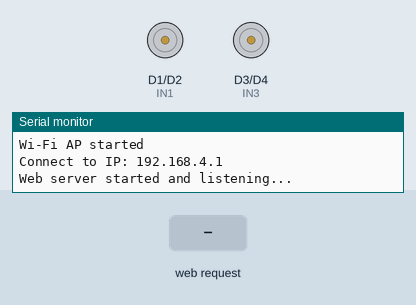
A sketch run on a simulated ESP8266 (NodeMCU). Shown: motor-driver pin pairs drawn as motors (green arrow = first pin HIGH = forward, orange = second pin HIGH = backward, longer = more drive, scaled by the enable pin), the last lines printed to the serial monitor. Inputs (shaded band) come from the test bench.

Above: at 1.2 s.
1.3 s: HTTP request GET /forward received
At 2.0 s:
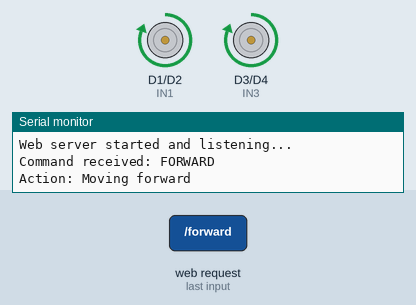
3.8 s: HTTP request GET /backward received
At 4.0 s:
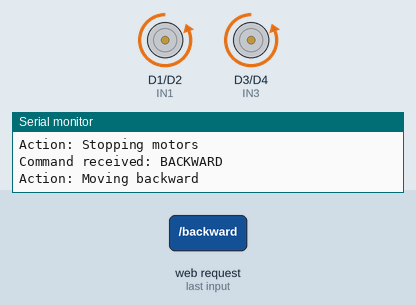
5.7 s: HTTP request GET /left received
At 5.9 s:
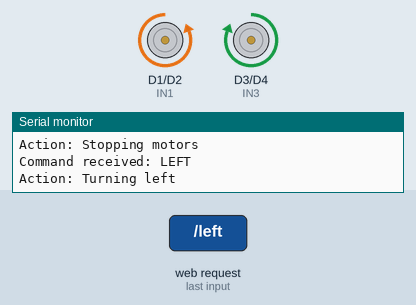
7.6 s: HTTP request GET /right received
At 7.8 s:
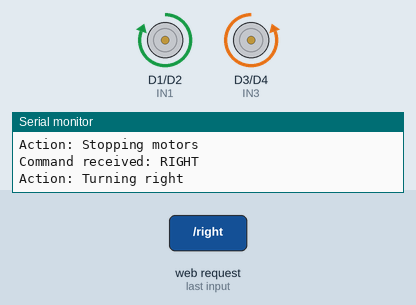
Timing chart, 0 to 10.5 s (numbered marks = the images above; inputs shaded):
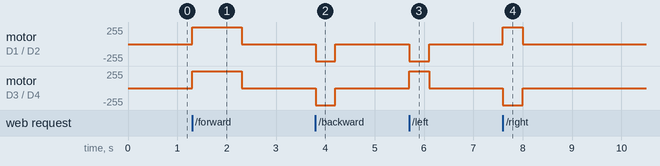

Measured:
- after the input at 1.3 s, motor on D1 (IN1) / D2 (IN2), motor on D3 (IN3) / D4 (IN4): stopped → forward 255/255 at once, → stopped 1.0 s later
- after the input at 3.8 s, motor on D1 (IN1) / D2 (IN2), motor on D3 (IN3) / D4 (IN4): stopped → backward 255/255 at once, → stopped 0.40 s later
- after the input at 5.7 s, motor on D1 (IN1) / D2 (IN2): stopped → backward 255/255 at once, → stopped 0.40 s later; motor on D3 (IN3) / D4 (IN4): stopped → forward 255/255 at once, → stopped 0.40 s later
- after the input at 7.6 s, motor on D1 (IN1) / D2 (IN2): stopped → forward 255/255 at once, → stopped 0.40 s later; motor on D3 (IN3) / D4 (IN4): stopped → backward 255/255 at once, → stopped 0.40 s later

The sketch:

voicecontrolledrccar.ino
```cpp
#include <ESP8266WiFi.h>
#include <ESP8266WebServer.h>

// === Motor Driver Pin Setup ===
#define IN1 D1
#define IN2 D2
#define IN3 D3
#define IN4 D4
#define ENA D0
#define ENB D5

ESP8266WebServer server(80);  // Web server on port 80

void setup() {
  Serial.begin(115200);
  Serial.println("Booting RC Car...");

  // Set motor pins as OUTPUT
  pinMode(IN1, OUTPUT);
  pinMode(IN2, OUTPUT);
  pinMode(IN3, OUTPUT);
  pinMode(IN4, OUTPUT);
  pinMode(ENA, OUTPUT);
  pinMode(ENB, OUTPUT);

  // Setup Wi-Fi Access Point
  WiFi.mode(WIFI_AP);
  WiFi.softAP("Akshita", "12345678");

  Serial.println("Wi-Fi AP started");
  Serial.print("Connect to IP: ");
  Serial.println(WiFi.softAPIP());

  // === Web Routes ===
  server.on("/", HTTP_GET, []() {
    Serial.println("Homepage (/) requested");
    server.send(200, "text/html", "<h2>AksAni's RC Car is ready!</h2>");
  });

  server.on("/forward", HTTP_GET, []() {
    Serial.println("Command received: FORWARD");
    moveForward();
    server.send(200, "text/plain", "Moving Forward");
  });

  server.on("/backward", HTTP_GET, []() {
    Serial.println("Command received: BACKWARD");
    moveBackward();
    server.send(200, "text/plain", "Moving Backward");
  });

  server.on("/left", HTTP_GET, []() {
    Serial.println("Command received: LEFT");
    turnLeft();
    server.send(200, "text/plain", "Turning Left");
  });

  server.on("/right", HTTP_GET, []() {
    Serial.println("Command received: RIGHT");
    turnRight();
    server.send(200, "text/plain", "Turning Right");
  });

  server.on("/stop", HTTP_GET, []() {
    Serial.println("Command received: STOP");
    stopMotors();
    server.send(200, "text/plain", "Stopped");
  });

  server.begin();
  Serial.println("Web server started and listening...");
}

// === Motor Control Functions with Debugging ===

void moveForward() {
  Serial.println("Action: Moving forward");
  analogWrite(ENA, 1023);
  analogWrite(ENB, 1023);
  digitalWrite(IN1, HIGH);
  digitalWrite(IN2, LOW);
  digitalWrite(IN3, HIGH);
  digitalWrite(IN4, LOW);
  delay(1000);
  stopMotors();
}

void moveBackward() {
  Serial.println("Action: Moving backward");
  analogWrite(ENA, 1023);
  analogWrite(ENB, 1023);
  digitalWrite(IN1, LOW);
  digitalWrite(IN2, HIGH);
  digitalWrite(IN3, LOW);
  digitalWrite(IN4, HIGH);
  delay(400);
  stopMotors();
}

void turnLeft() {
  Serial.println("Action: Turning left");
  analogWrite(ENA, 1023);
  analogWrite(ENB, 1023);
  digitalWrite(IN1, LOW);
  digitalWrite(IN2, HIGH);
  digitalWrite(IN3, HIGH);
  digitalWrite(IN4, LOW);
  delay(400);
  stopMotors();
}

void turnRight() {
  Serial.println("Action: Turning right");
  analogWrite(ENA, 1023);
  analogWrite(ENB, 1023);
  digitalWrite(IN1, HIGH);
  digitalWrite(IN2, LOW);
  digitalWrite(IN3, LOW);
  digitalWrite(IN4, HIGH);
  delay(400);
  stopMotors();
}

void stopMotors() {
  Serial.println("Action: Stopping motors");
  digitalWrite(IN1, LOW);
  digitalWrite(IN2, LOW);
  digitalWrite(IN3, LOW);
  digitalWrite(IN4, LOW);
  analogWrite(ENA, 0);
  analogWrite(ENB, 0);
}

// === Main Loop ===
void loop() {
  server.handleClient();
}
```
